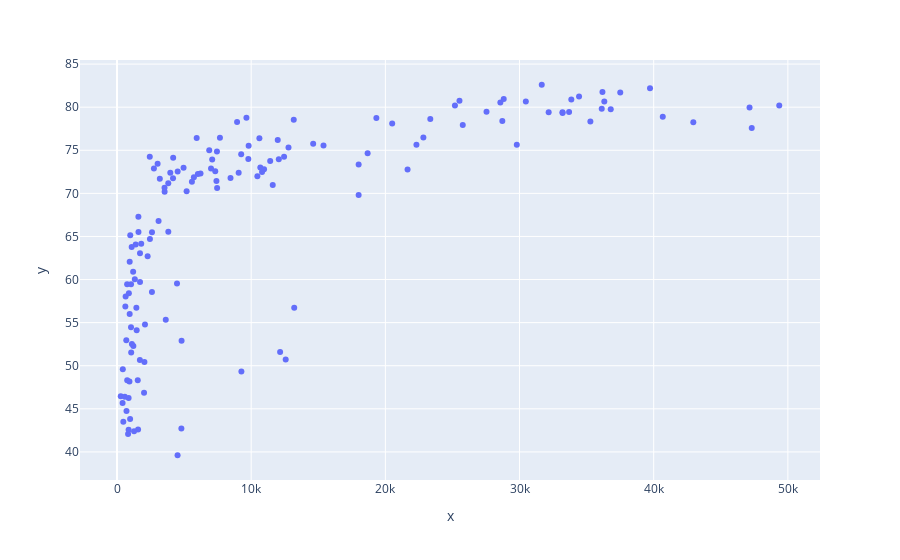

Notebook cell for this chart:
### Markdown cell above
### Pass data to scatter function

### Code cell
px.scatter(x=df_countries.money_per_person, y=df_countries.life_expectancy)

### Figure 1 — Plotly figure (JSON) as saved in the notebook; plotly's stock layout.template omitted (floating-point values rounded to 4 significant figures; data arrays with more than 128 entries replaced by an {"elided": "..."} marker saying what was removed)
{"data": [{"hovertemplate": "x=%{x}<br>y=%{y}<extra></extra>", "legendgroup": "", "marker": {"color": "#636efa", "symbol": "circle"}, "mode": "markers", "name": "", "orientation": "v", "showlegend": false, "type": "scatter", "x": {"elided": "142 float values"}, "xaxis": "x", "y": {"elided": "142 float values"}, "yaxis": "y"}], "layout": {"autosize": true, "legend": {"tracegroupgap": 0}, "margin": {"t": 60}, "xaxis": {"anchor": "y", "autorange": true, "domain": [0, 1], "range": [-2721.0, 52360.0], "title": {"text": "x"}, "type": "linear"}, "yaxis": {"anchor": "x", "autorange": true, "domain": [0, 1], "range": [36.28, 85.93], "title": {"text": "y"}, "type": "linear"}}}
